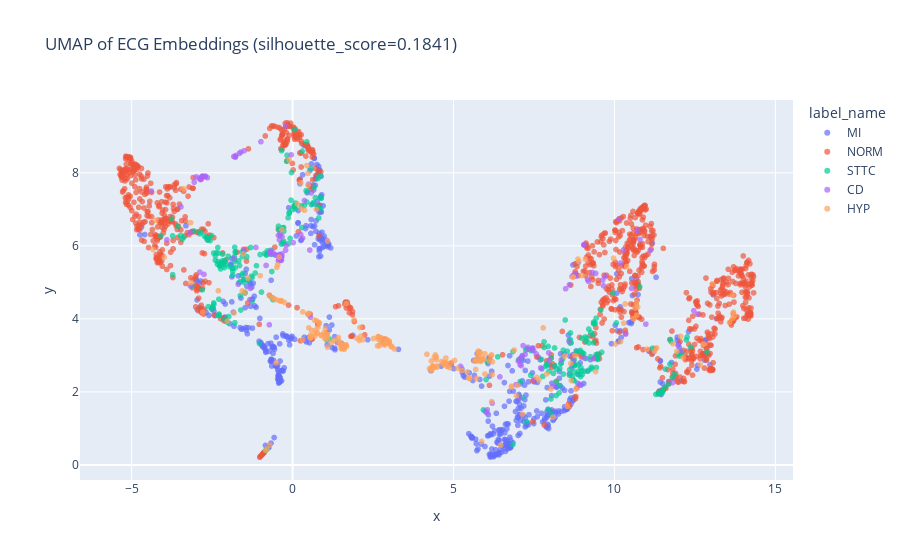

Notebook cell for this chart:
### Markdown cell above
### MLP - (ecg_emb + text_emb) -> 512 -> 256 -> 64 -> 5

### Code cell
generate_umap_plot(*extract_embeddings_ecg_text(load_ecg_encoder(
    model_checkpoint_path="/home/giovanidl/doutorado/prelim/checkpoints/ecgllm/",
    model_checkpoint_name="MLP512_256_64_Epoch_20_20260128_184033.pt"
    ), val_loader_robust_text), save_path="umap_ecg.html")

### Figure 1 — Plotly figure (JSON) as saved in the notebook; plotly's stock layout.template omitted (floating-point values rounded to 4 significant figures; data arrays with more than 128 entries replaced by an {"elided": "..."} marker saying what was removed)
{"data": [{"hovertemplate": "label_name=MI<br>x=%{x}<br>y=%{y}<extra></extra>", "legendgroup": "MI", "marker": {"color": "#636efa", "opacity": 0.7, "symbol": "circle"}, "mode": "markers", "name": "MI", "showlegend": true, "type": "scattergl", "x": {"elided": "535 float values"}, "xaxis": "x", "y": {"elided": "535 float values"}, "yaxis": "y"}, {"hovertemplate": "label_name=NORM<br>x=%{x}<br>y=%{y}<extra></extra>", "legendgroup": "NORM", "marker": {"color": "#EF553B", "opacity": 0.7, "symbol": "circle"}, "mode": "markers", "name": "NORM", "showlegend": true, "type": "scattergl", "x": {"elided": "995 float values"}, "xaxis": "x", "y": {"elided": "995 float values"}, "yaxis": "y"}, {"hovertemplate": "label_name=STTC<br>x=%{x}<br>y=%{y}<extra></extra>", "legendgroup": "STTC", "marker": {"color": "#00cc96", "opacity": 0.7, "symbol": "circle"}, "mode": "markers", "name": "STTC", "showlegend": true, "type": "scattergl", "x": {"elided": "287 float values"}, "xaxis": "x", "y": {"elided": "287 float values"}, "yaxis": "y"}, {"hovertemplate": "label_name=CD<br>x=%{x}<br>y=%{y}<extra></extra>", "legendgroup": "CD", "marker": {"color": "#ab63fa", "opacity": 0.7, "symbol": "circle"}, "mode": "markers", "name": "CD", "showlegend": true, "type": "scattergl", "x": {"elided": "129 float values"}, "xaxis": "x", "y": {"elided": "129 float values"}, "yaxis": "y"}, {"hovertemplate": "label_name=HYP<br>x=%{x}<br>y=%{y}<extra></extra>", "legendgroup": "HYP", "marker": {"color": "#FFA15A", "opacity": 0.7, "symbol": "circle"}, "mode": "markers", "name": "HYP", "showlegend": true, "type": "scattergl", "x": {"elided": "237 float values"}, "xaxis": "x", "y": {"elided": "237 float values"}, "yaxis": "y"}], "layout": {"legend": {"title": {"text": "label_name"}, "tracegroupgap": 0}, "title": {"text": "UMAP of ECG Embeddings (silhouette_score=0.1841)"}, "xaxis": {"anchor": "y", "domain": [0, 1], "title": {"text": "x"}}, "yaxis": {"anchor": "x", "domain": [0, 1], "title": {"text": "y"}}}}
